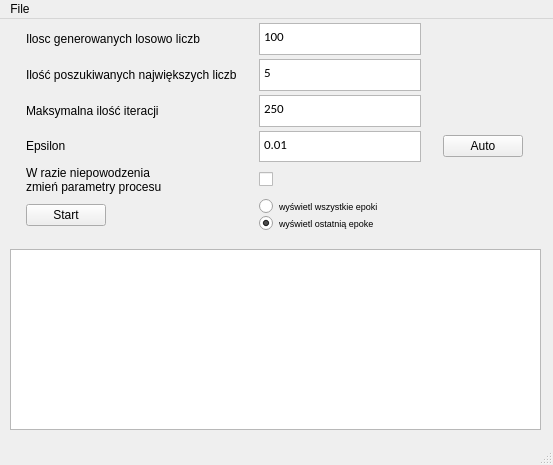
<?xml version="1.0" encoding="UTF-8"?>
<ui version="4.0">
 <class>MainWindow</class>
 <widget class="QMainWindow" name="MainWindow">
  <property name="geometry">
   <rect>
    <x>0</x>
    <y>0</y>
    <width>553</width>
    <height>465</height>
   </rect>
  </property>
  <property name="sizePolicy">
   <sizepolicy hsizetype="Preferred" vsizetype="Preferred">
    <horstretch>0</horstretch>
    <verstretch>0</verstretch>
   </sizepolicy>
  </property>
  <property name="minimumSize">
   <size>
    <width>553</width>
    <height>465</height>
   </size>
  </property>
  <property name="maximumSize">
   <size>
    <width>553</width>
    <height>465</height>
   </size>
  </property>
  <property name="windowTitle">
   <string>Sieć rekurencyjna w problemie kWTA</string>
  </property>
  <widget class="QWidget" name="centralwidget">
   <widget class="QWidget" name="gridLayoutWidget">
    <property name="geometry">
     <rect>
      <x>10</x>
      <y>0</y>
      <width>531</width>
      <height>221</height>
     </rect>
    </property>
    <layout class="QGridLayout" name="gridLayout">
     <property name="verticalSpacing">
      <number>0</number>
     </property>
     <item row="4" column="0">
      <widget class="QLabel" name="label_4">
       <property name="sizePolicy">
        <sizepolicy hsizetype="Fixed" vsizetype="Fixed">
         <horstretch>0</horstretch>
         <verstretch>0</verstretch>
        </sizepolicy>
       </property>
       <property name="text">
        <string>Ilość poszukiwanych największych liczb</string>
       </property>
      </widget>
     </item>
     <item row="9" column="0">
      <widget class="QPushButton" name="start_QPushButton">
       <property name="sizePolicy">
        <sizepolicy hsizetype="Fixed" vsizetype="Fixed">
         <horstretch>0</horstretch>
         <verstretch>0</verstretch>
        </sizepolicy>
       </property>
       <property name="text">
        <string>Start</string>
       </property>
      </widget>
     </item>
     <item row="7" column="1">
      <widget class="QTextEdit" name="epsilon_textEdit">
       <property name="sizePolicy">
        <sizepolicy hsizetype="Fixed" vsizetype="Fixed">
         <horstretch>0</horstretch>
         <verstretch>0</verstretch>
        </sizepolicy>
       </property>
       <property name="maximumSize">
        <size>
         <width>162</width>
         <height>31</height>
        </size>
       </property>
       <property name="font">
        <font>
         <family>Calibri</family>
         <pointsize>10</pointsize>
        </font>
       </property>
       <property name="focusPolicy">
        <enum>Qt::StrongFocus</enum>
       </property>
       <property name="layoutDirection">
        <enum>Qt::LeftToRight</enum>
       </property>
       <property name="autoFillBackground">
        <bool>false</bool>
       </property>
       <property name="html">
        <string>&lt;!DOCTYPE HTML PUBLIC &quot;-//W3C//DTD HTML 4.0//EN&quot; &quot;http://www.w3.org/TR/REC-html40/strict.dtd&quot;&gt;
&lt;html&gt;&lt;head&gt;&lt;meta name=&quot;qrichtext&quot; content=&quot;1&quot; /&gt;&lt;style type=&quot;text/css&quot;&gt;
p, li { white-space: pre-wrap; }
&lt;/style&gt;&lt;/head&gt;&lt;body style=&quot; font-family:'Calibri'; font-size:10pt; font-weight:400; font-style:normal;&quot;&gt;
&lt;p style=&quot; margin-top:0px; margin-bottom:0px; margin-left:0px; margin-right:0px; -qt-block-indent:0; text-indent:0px;&quot;&gt;0.01&lt;/p&gt;&lt;/body&gt;&lt;/html&gt;</string>
       </property>
      </widget>
     </item>
     <item row="9" column="2">
      <layout class="QVBoxLayout" name="verticalLayout_2"/>
     </item>
     <item row="6" column="0">
      <widget class="QLabel" name="label_3">
       <property name="sizePolicy">
        <sizepolicy hsizetype="Fixed" vsizetype="Fixed">
         <horstretch>0</horstretch>
         <verstretch>0</verstretch>
        </sizepolicy>
       </property>
       <property name="text">
        <string>Maksymalna ilość iteracji</string>
       </property>
      </widget>
     </item>
     <item row="9" column="1">
      <layout class="QVBoxLayout" name="verticalLayout">
       <item>
        <widget class="QRadioButton" name="radioButton">
         <property name="sizePolicy">
          <sizepolicy hsizetype="Fixed" vsizetype="Fixed">
           <horstretch>0</horstretch>
           <verstretch>0</verstretch>
          </sizepolicy>
         </property>
         <property name="font">
          <font>
           <pointsize>7</pointsize>
          </font>
         </property>
         <property name="text">
          <string>wyświetl wszystkie epoki</string>
         </property>
        </widget>
       </item>
       <item>
        <widget class="QRadioButton" name="radioButton_2">
         <property name="sizePolicy">
          <sizepolicy hsizetype="Fixed" vsizetype="Fixed">
           <horstretch>0</horstretch>
           <verstretch>0</verstretch>
          </sizepolicy>
         </property>
         <property name="font">
          <font>
           <pointsize>7</pointsize>
          </font>
         </property>
         <property name="text">
          <string>wyświetl ostatnią epoke</string>
         </property>
         <property name="checked">
          <bool>true</bool>
         </property>
        </widget>
       </item>
      </layout>
     </item>
     <item row="2" column="0">
      <widget class="QLabel" name="label_2">
       <property name="sizePolicy">
        <sizepolicy hsizetype="Fixed" vsizetype="Fixed">
         <horstretch>0</horstretch>
         <verstretch>0</verstretch>
        </sizepolicy>
       </property>
       <property name="text">
        <string>Ilosc generowanych losowo liczb</string>
       </property>
      </widget>
     </item>
     <item row="8" column="0">
      <widget class="QLabel" name="label_5">
       <property name="sizePolicy">
        <sizepolicy hsizetype="Fixed" vsizetype="Fixed">
         <horstretch>0</horstretch>
         <verstretch>0</verstretch>
        </sizepolicy>
       </property>
       <property name="text">
        <string>W razie niepowodzenia zmień parametry procesu</string>
       </property>
       <property name="wordWrap">
        <bool>true</bool>
       </property>
      </widget>
     </item>
     <item row="2" column="1">
      <widget class="QTextEdit" name="n_textEdit">
       <property name="sizePolicy">
        <sizepolicy hsizetype="Fixed" vsizetype="Fixed">
         <horstretch>0</horstretch>
         <verstretch>0</verstretch>
        </sizepolicy>
       </property>
       <property name="maximumSize">
        <size>
         <width>162</width>
         <height>32</height>
        </size>
       </property>
       <property name="font">
        <font>
         <family>Calibri</family>
         <pointsize>10</pointsize>
        </font>
       </property>
       <property name="layoutDirection">
        <enum>Qt::RightToLeft</enum>
       </property>
       <property name="autoFillBackground">
        <bool>false</bool>
       </property>
       <property name="html">
        <string>&lt;!DOCTYPE HTML PUBLIC &quot;-//W3C//DTD HTML 4.0//EN&quot; &quot;http://www.w3.org/TR/REC-html40/strict.dtd&quot;&gt;
&lt;html&gt;&lt;head&gt;&lt;meta name=&quot;qrichtext&quot; content=&quot;1&quot; /&gt;&lt;style type=&quot;text/css&quot;&gt;
p, li { white-space: pre-wrap; }
&lt;/style&gt;&lt;/head&gt;&lt;body style=&quot; font-family:'Calibri'; font-size:10pt; font-weight:400; font-style:normal;&quot;&gt;
&lt;p style=&quot; margin-top:0px; margin-bottom:0px; margin-left:0px; margin-right:0px; -qt-block-indent:0; text-indent:0px;&quot;&gt;100&lt;/p&gt;&lt;/body&gt;&lt;/html&gt;</string>
       </property>
      </widget>
     </item>
     <item row="7" column="2">
      <widget class="QPushButton" name="pushButton">
       <property name="sizePolicy">
        <sizepolicy hsizetype="Fixed" vsizetype="Fixed">
         <horstretch>0</horstretch>
         <verstretch>0</verstretch>
        </sizepolicy>
       </property>
       <property name="text">
        <string>Auto</string>
       </property>
      </widget>
     </item>
     <item row="7" column="0">
      <widget class="QLabel" name="label">
       <property name="sizePolicy">
        <sizepolicy hsizetype="Fixed" vsizetype="Fixed">
         <horstretch>0</horstretch>
         <verstretch>0</verstretch>
        </sizepolicy>
       </property>
       <property name="text">
        <string>Epsilon</string>
       </property>
      </widget>
     </item>
     <item row="6" column="1">
      <widget class="QTextEdit" name="maxiter_textEdit">
       <property name="sizePolicy">
        <sizepolicy hsizetype="Fixed" vsizetype="Fixed">
         <horstretch>0</horstretch>
         <verstretch>0</verstretch>
        </sizepolicy>
       </property>
       <property name="maximumSize">
        <size>
         <width>162</width>
         <height>32</height>
        </size>
       </property>
       <property name="font">
        <font>
         <family>Calibri</family>
         <pointsize>10</pointsize>
        </font>
       </property>
       <property name="autoFillBackground">
        <bool>false</bool>
       </property>
       <property name="html">
        <string>&lt;!DOCTYPE HTML PUBLIC &quot;-//W3C//DTD HTML 4.0//EN&quot; &quot;http://www.w3.org/TR/REC-html40/strict.dtd&quot;&gt;
&lt;html&gt;&lt;head&gt;&lt;meta name=&quot;qrichtext&quot; content=&quot;1&quot; /&gt;&lt;style type=&quot;text/css&quot;&gt;
p, li { white-space: pre-wrap; }
&lt;/style&gt;&lt;/head&gt;&lt;body style=&quot; font-family:'Calibri'; font-size:10pt; font-weight:400; font-style:normal;&quot;&gt;
&lt;p style=&quot; margin-top:0px; margin-bottom:0px; margin-left:0px; margin-right:0px; -qt-block-indent:0; text-indent:0px;&quot;&gt;250&lt;/p&gt;&lt;/body&gt;&lt;/html&gt;</string>
       </property>
      </widget>
     </item>
     <item row="8" column="1">
      <widget class="QCheckBox" name="repeat_checkBox">
       <property name="text">
        <string/>
       </property>
      </widget>
     </item>
     <item row="4" column="1">
      <widget class="QTextEdit" name="k_textEdit">
       <property name="sizePolicy">
        <sizepolicy hsizetype="Fixed" vsizetype="Fixed">
         <horstretch>0</horstretch>
         <verstretch>0</verstretch>
        </sizepolicy>
       </property>
       <property name="maximumSize">
        <size>
         <width>162</width>
         <height>32</height>
        </size>
       </property>
       <property name="font">
        <font>
         <family>Calibri</family>
         <pointsize>10</pointsize>
        </font>
       </property>
       <property name="autoFillBackground">
        <bool>false</bool>
       </property>
       <property name="html">
        <string>&lt;!DOCTYPE HTML PUBLIC &quot;-//W3C//DTD HTML 4.0//EN&quot; &quot;http://www.w3.org/TR/REC-html40/strict.dtd&quot;&gt;
&lt;html&gt;&lt;head&gt;&lt;meta name=&quot;qrichtext&quot; content=&quot;1&quot; /&gt;&lt;style type=&quot;text/css&quot;&gt;
p, li { white-space: pre-wrap; }
&lt;/style&gt;&lt;/head&gt;&lt;body style=&quot; font-family:'Calibri'; font-size:10pt; font-weight:400; font-style:normal;&quot;&gt;
&lt;p style=&quot; margin-top:0px; margin-bottom:0px; margin-left:0px; margin-right:0px; -qt-block-indent:0; text-indent:0px;&quot;&gt;5&lt;/p&gt;&lt;/body&gt;&lt;/html&gt;</string>
       </property>
      </widget>
     </item>
    </layout>
   </widget>
   <widget class="QTextEdit" name="terminal_QTextEdit">
    <property name="geometry">
     <rect>
      <x>10</x>
      <y>230</y>
      <width>531</width>
      <height>181</height>
     </rect>
    </property>
   </widget>
  </widget>
  <widget class="QMenuBar" name="menubar">
   <property name="geometry">
    <rect>
     <x>0</x>
     <y>0</y>
     <width>553</width>
     <height>26</height>
    </rect>
   </property>
   <widget class="QMenu" name="menuSave_as">
    <property name="title">
     <string>File</string>
    </property>
    <addaction name="actionLoad"/>
    <addaction name="actionSave_as"/>
   </widget>
   <addaction name="menuSave_as"/>
  </widget>
  <widget class="QStatusBar" name="statusbar"/>
  <action name="actionSave_as">
   <property name="enabled">
    <bool>false</bool>
   </property>
   <property name="text">
    <string>Save as</string>
   </property>
  </action>
  <action name="actionLoad">
   <property name="text">
    <string>Load</string>
   </property>
  </action>
 </widget>
 <resources/>
 <connections/>
</ui>
